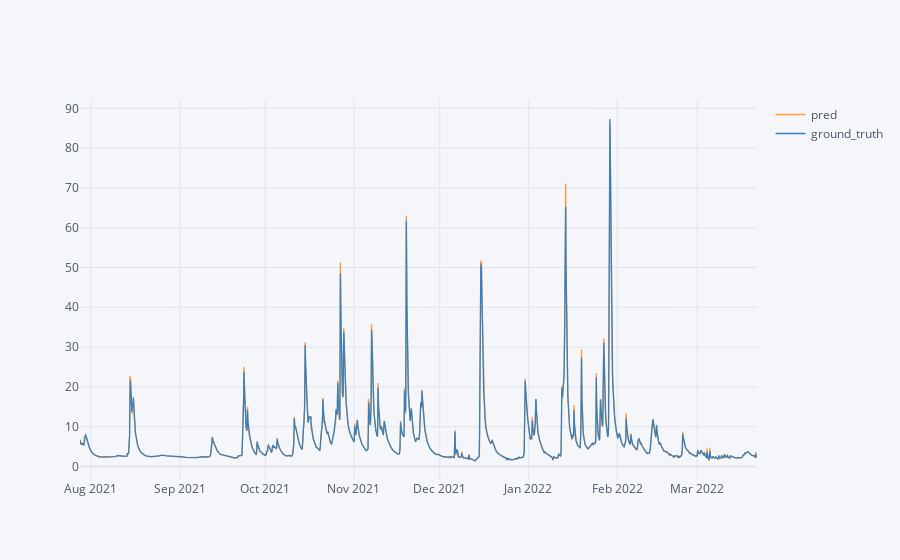

The code cell stored with this chart in its notebook:
### Code cell
import cufflinks as cf
from plotly.offline import init_notebook_mode, plot, iplot
init_notebook_mode(connected=True)
cf.go_offline()

model_3_history.iplot()

### Figure 1 — Plotly figure (JSON) as saved in the notebook; plotly's stock layout.template omitted (floating-point values rounded to 4 significant figures; data arrays with more than 128 entries replaced by an {"elided": "..."} marker saying what was removed)
{"data": [{"line": {"color": "rgba(255, 153, 51, 1.0)", "dash": "solid", "shape": "linear", "width": 1.3}, "mode": "lines", "name": "pred", "text": "", "type": "scatter", "x": {"elided": "5684 str values"}, "y": {"elided": "5684 float values"}}, {"line": {"color": "rgba(55, 128, 191, 1.0)", "dash": "solid", "shape": "linear", "width": 1.3}, "mode": "lines", "name": "ground_truth", "text": "", "type": "scatter", "x": {"elided": "5684 str values"}, "y": {"elided": "5684 float values"}}], "layout": {"legend": {"bgcolor": "#F5F6F9", "font": {"color": "#4D5663"}}, "paper_bgcolor": "#F5F6F9", "plot_bgcolor": "#F5F6F9", "title": {"font": {"color": "#4D5663"}}, "xaxis": {"gridcolor": "#E1E5ED", "showgrid": true, "tickfont": {"color": "#4D5663"}, "title": {"font": {"color": "#4D5663"}, "text": ""}, "zerolinecolor": "#E1E5ED"}, "yaxis": {"gridcolor": "#E1E5ED", "showgrid": true, "tickfont": {"color": "#4D5663"}, "title": {"font": {"color": "#4D5663"}, "text": ""}, "zerolinecolor": "#E1E5ED"}}}
